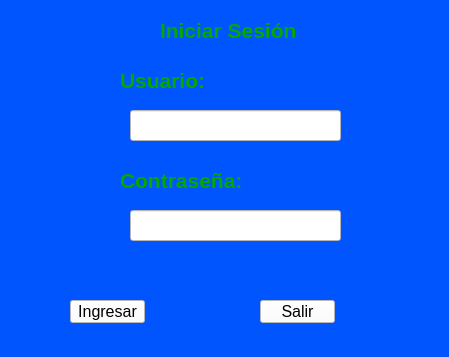
<?xml version="1.0" encoding="UTF-8"?>
<ui version="4.0">
 <class>Form</class>
 <widget class="QWidget" name="Form">
  <property name="geometry">
   <rect>
    <x>0</x>
    <y>0</y>
    <width>449</width>
    <height>357</height>
   </rect>
  </property>
  <property name="windowTitle">
   <string>Form</string>
  </property>
  <property name="styleSheet">
   <string notr="true">background-color: rgb(0, 85, 255);</string>
  </property>
  <widget class="QLabel" name="label">
   <property name="geometry">
    <rect>
     <x>160</x>
     <y>10</y>
     <width>151</width>
     <height>41</height>
    </rect>
   </property>
   <property name="font">
    <font>
     <pointsize>16</pointsize>
     <weight>75</weight>
     <bold>true</bold>
    </font>
   </property>
   <property name="styleSheet">
    <string notr="true">color: rgb(0, 170, 0)</string>
   </property>
   <property name="text">
    <string>Iniciar Sesión</string>
   </property>
  </widget>
  <widget class="QLabel" name="label_2">
   <property name="geometry">
    <rect>
     <x>120</x>
     <y>60</y>
     <width>151</width>
     <height>41</height>
    </rect>
   </property>
   <property name="font">
    <font>
     <pointsize>16</pointsize>
     <weight>75</weight>
     <bold>true</bold>
    </font>
   </property>
   <property name="styleSheet">
    <string notr="true">color: rgb(0, 170, 0)</string>
   </property>
   <property name="text">
    <string>Usuario:</string>
   </property>
  </widget>
  <widget class="QLabel" name="label_3">
   <property name="geometry">
    <rect>
     <x>120</x>
     <y>160</y>
     <width>151</width>
     <height>41</height>
    </rect>
   </property>
   <property name="font">
    <font>
     <pointsize>16</pointsize>
     <weight>75</weight>
     <bold>true</bold>
    </font>
   </property>
   <property name="styleSheet">
    <string notr="true">color: rgb(0, 170, 0)</string>
   </property>
   <property name="text">
    <string>Contraseña:</string>
   </property>
  </widget>
  <widget class="QLineEdit" name="txtUser">
   <property name="geometry">
    <rect>
     <x>130</x>
     <y>110</y>
     <width>211</width>
     <height>31</height>
    </rect>
   </property>
   <property name="font">
    <font>
     <pointsize>12</pointsize>
    </font>
   </property>
   <property name="styleSheet">
    <string notr="true">background-color: rgb(255, 255, 255);</string>
   </property>
  </widget>
  <widget class="QLineEdit" name="txtContra">
   <property name="geometry">
    <rect>
     <x>130</x>
     <y>210</y>
     <width>211</width>
     <height>31</height>
    </rect>
   </property>
   <property name="font">
    <font>
     <pointsize>12</pointsize>
    </font>
   </property>
   <property name="styleSheet">
    <string notr="true">background-color: rgb(255, 255, 255);</string>
   </property>
   <property name="echoMode">
    <enum>QLineEdit::Password</enum>
   </property>
  </widget>
  <widget class="QPushButton" name="btnIngresar">
   <property name="geometry">
    <rect>
     <x>70</x>
     <y>300</y>
     <width>75</width>
     <height>23</height>
    </rect>
   </property>
   <property name="font">
    <font>
     <pointsize>12</pointsize>
    </font>
   </property>
   <property name="styleSheet">
    <string notr="true">background-color: rgb(255, 255, 255);</string>
   </property>
   <property name="text">
    <string>Ingresar</string>
   </property>
  </widget>
  <widget class="QPushButton" name="btnSalir">
   <property name="geometry">
    <rect>
     <x>260</x>
     <y>300</y>
     <width>75</width>
     <height>23</height>
    </rect>
   </property>
   <property name="font">
    <font>
     <pointsize>12</pointsize>
    </font>
   </property>
   <property name="styleSheet">
    <string notr="true">background-color: rgb(255, 255, 255);</string>
   </property>
   <property name="text">
    <string>Salir</string>
   </property>
  </widget>
  <widget class="QLabel" name="lblFalta">
   <property name="geometry">
    <rect>
     <x>170</x>
     <y>260</y>
     <width>121</width>
     <height>21</height>
    </rect>
   </property>
   <property name="font">
    <font>
     <pointsize>13</pointsize>
    </font>
   </property>
   <property name="text">
    <string/>
   </property>
  </widget>
 </widget>
 <resources/>
 <connections/>
</ui>
